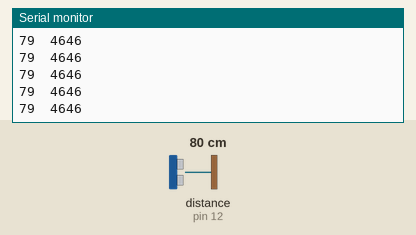
Bench run of a sketch on a simulated Arduino Uno, built with avr-gcc and run on an emulated ATmega328P. Shown: the last lines printed to the serial monitor. Wiring (inferred from the names in the program): ultrasonic range finder: trigger pin 11; echo pin 12. Inputs (shaded band) come from the test bench; at power-on: distance to the obstacle (sensor on pin 12) 80 cm. The echo pulse lasts 58.3 µs per cm.

Above: at 1.2 s.
1.3 s: distance to the obstacle (sensor on pin 12) set to 2 cm
At 1.38 s:
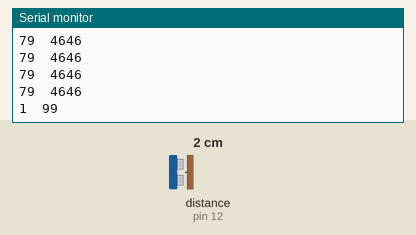
2.8 s: distance to the obstacle (sensor on pin 12) set to 4 cm
At 2.89 s:
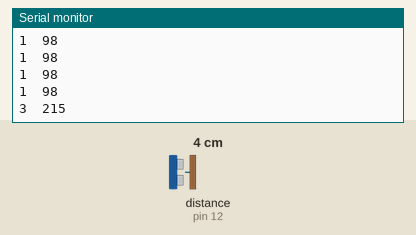
Timing chart, 0 to 5.8 s (numbered marks = the images above; inputs shaded):
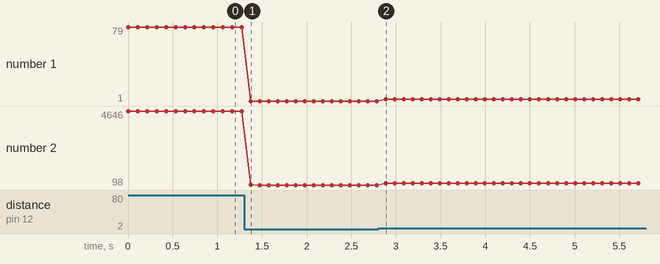

Measured:
- after the input at 1.3 s, the serial monitor: prints a new line after 0.07 s (image 1)
- after the input at 2.8 s, the serial monitor: prints a new line after 0.08 s (image 2)
- plotted number 1: 79 → 1 after the input at 1.3 s, 1 → 3 after the input at 2.8 s
- plotted number 2: 4646 → 98 after the input at 1.3 s, 98 → 215 after the input at 2.8 s

The sketch:

a_SensorDistanciaUltrasonido.ino
```cpp
/*
Programa para medir la distancia
 con el sensor de ultrasonidos HC SR 04
 Kiwibot- jose Pujol
 */
// Conexion pines del sensor de distancia
const int triggerPin = 11; // Pin donde conectamos el emisor
const int echoPin = 12; // Pin donde conectamos el receptor

// variables para almacenar datos
int duration = 0; // Variable para almacenar el tiempo
int distance = 0; // Variable para almacenar la distancia

void setup() {
  Serial.begin(9600); // Abrimos el puerto serie
  pinMode(triggerPin, OUTPUT); // Configuramos trigger como salida digital
  pinMode(echoPin, INPUT); // Configuramos echo como entrada digital
}
void loop() {
  //Inicializamos el sensor
  digitalWrite(triggerPin, LOW);
  delayMicroseconds(5);
  // Enviamos una señal activando la salida trigger durante 10 microsegundos
  digitalWrite(triggerPin, HIGH);
  delayMicroseconds(10);
  digitalWrite(triggerPin, LOW);
  // Medimos el ancho del pulso, cuando la lectura sea HIGH
  // devuelve el tiempo transcurrido en microsegundos
  duration = pulseIn(echoPin, HIGH);
  // Calculamos la distancia en cm
  distance = duration * 0.01715;
  // Enviamos los datos medidos a traves del puerto serie
  Serial.print (distance);
  Serial.print ("\t");
  Serial.println (duration);
  delay(100); // Esperamos 100ms
}
```
